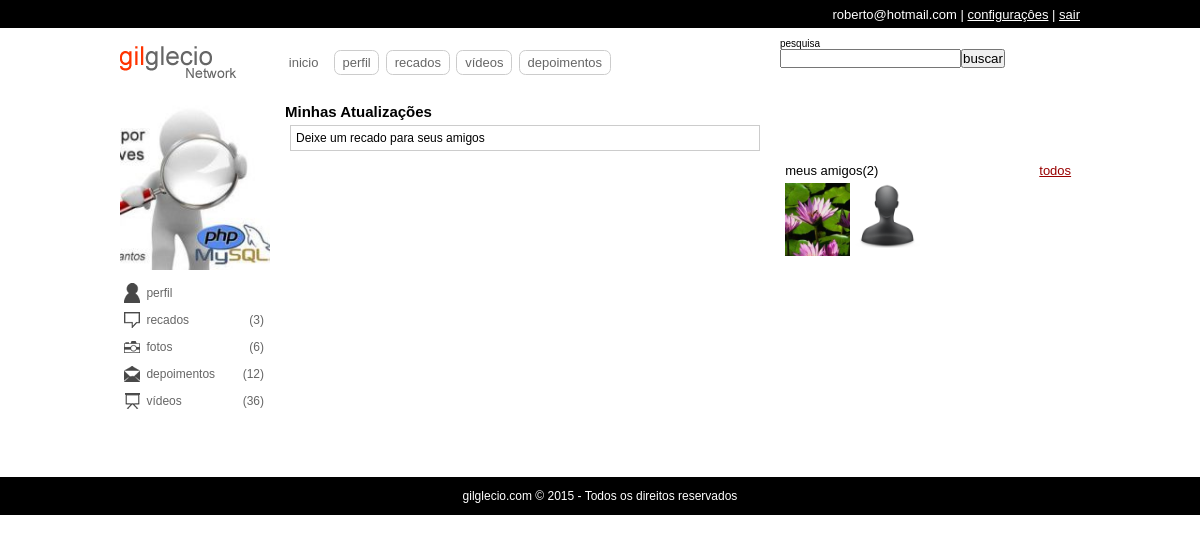
The page / (signed in) on the database its author committed.
### tables this page shows
CREATE TABLE IF NOT EXISTS `usuarios` (
`id` int(11) NOT NULL,
  `email` varchar(64) NOT NULL,
  `senha` varchar(128) NOT NULL,
  `nome` varchar(32) NOT NULL,
  `sobrenome` varchar(64) NOT NULL,
  `nascimento` date NOT NULL,
  `sexo` varchar(10) NOT NULL,
  `imagem` varchar(128) DEFAULT NULL,
  `status` int(1) NOT NULL DEFAULT '0',
  `cadastro` date NOT NULL,
  `nivel` int(1) NOT NULL DEFAULT '0'
);

### classes/DB.class.php (called while the page is built, shortened)
<?php
	class DB{
		private static $conn;
		static function getConn(){
			if(is_null(self::$conn)){
				self::$conn = new PDO('mysql:host=localhost;dbname=aularedesocial','root','');
				self::$conn->setAttribute(PDO::ATTR_ERRMODE,PDO::ERRMODE_EXCEPTION);
			}
			return self::$conn;
		}
	}

### classes/Amisade.class.php (called while the page is built, shortened)
<?php
class Amisade extends DB {
    static function list_amigos($idExtrangeiro) {
        $selAmigos = self::getConn()->prepare('SELECT u.id, u.nome, u.sobrenome, u.imagem FROM usuarios u INNER JOIN amisade a ON (((u.id=a.de) AND (a.para=?)) OR ((u.id=a.para) AND (a.de=?))) AND a.status=1');
        $selAmigos->execute(array($idExtrangeiro, $idExtrangeiro));
        $d['num'] = $selAmigos->rowCount();
        $d['dados'] = $selAmigos->fetchAll();
        return $d;
    }
    static function strIdAmigos($amigos) {
        $ids = array();
        foreach ($amigos as $value) {
            array_push($ids, $value['id']);
        }
        return implode(',', $ids);
    }
}

### includes/form_recados.php (the view, shortened to what this page needs)
<div id="dexar-recados">
    <?php $txt_for_recado = ($idDaSessao<>$idExtrangeiro) ? 'Deixe um recado para '.$user_fullname : 'Deixe um recado para seus amigos' ;
	?>
    <div id="recadoinput"><?php echo  $txt_for_recado; ?></div>
</div>

### includes/amigos.php (shortened to what this page needs)
<div class="blocos" id="publicidade">
</div>
<div class="blocos" id="meus-amigos">
    <span>meus amigos(<?php echo $list_amigos['num'] ?>) <a href="#">todos</a></span>
    <ul>
    	<?php
		if($list_amigos['num']>0){
			foreach($list_amigos['dados'] as $resAmigos){
				echo '<li><span><a href="perfil.php?uid='.$resAmigos[0].'"><img src="uploads/usuarios/'.user_img($resAmigos[3]).'" alt="" title="'.$resAmigos[1].' '.$resAmigos[2].'" /></a></span></li>';
			}
		}else{
			echo 'Você não tem amigos';
		}
		?>
    </ul>
</div>

### estilos/template.css (style rules this page uses)
* { margin:0; padding:0; }
body { background:url(../uploads/tema/default.jpg) center fixed; font:62.5% "Trebuchet MS", Arial, Helvetica, sans-serif; text-align:center; }
img { display:block; }
a { color:#900; }
div#dexar-recados { padding:0.5em; width:auto; overflow:hidden; }
div.blocos { width:100%; min-height:50px; margin-bottom:1em; clear:both; background:#fff; }
div#content .blocos { width:auto; }
div#recadoinput { padding:5px; font:12px Arial, Helvetica, sans-serif; border:1px solid #CCC; }
div#meus-amigos { padding:0.2em; overflow:hidden; font-size:1.3em; }
div#meus-amigos span { width:97%; display:block; padding:0.2em; }
div#meus-amigos span a { float:right; }
div#meus-amigos ul { width:298px; height:281px; overflow-y:scroll; list-style:none; }
div#meus-amigos ul li { display:inline; float:left; }
div#meus-amigos ul li span { width:65px; height:70px; overflow:hidden; }
div#meus-amigos ul li img { width:100%; }

### rows shown on the page
usuarios: imagem (picture)
usuarios: shows a picture

### other values the page prints
$_SESSION['socialbigui_usuario'] "roberto@hotmail.com"
$recados['num'] "3"
Albuns::totalFotos($idExtrangeiro) "6"
$txt_for_recado "Deixe um recado para seus amigos"
$list_amigos['num'] "2"
